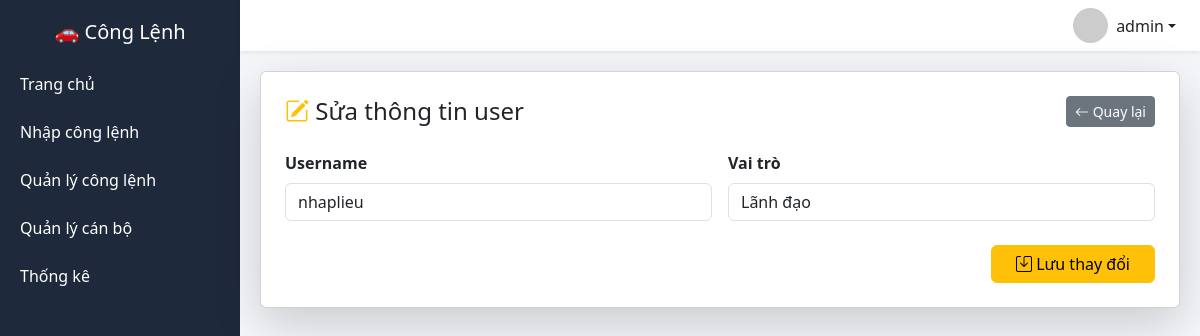
Page /sua_user/2 (signed in) on the earlier database version.
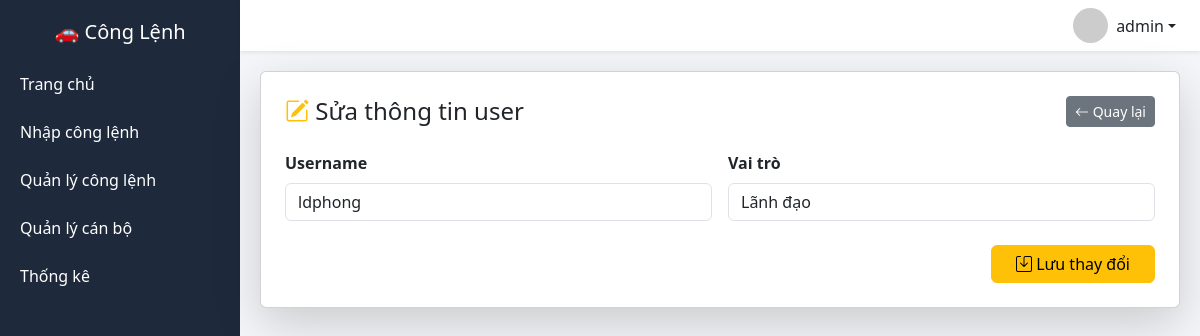
Same page on the later database version.
### tables this page shows
CREATE TABLE users (
    id INTEGER PRIMARY KEY AUTOINCREMENT,
    username TEXT UNIQUE,
    password TEXT,
    role TEXT
);

### app.py (the view, shortened to what this page needs)
@app.route("/sua_user/<int:id>", methods=["GET","POST"])
def sua_user(id):
    conn = sqlite3.connect(DB)
    conn.row_factory = sqlite3.Row
    c = conn.cursor()
    c.execute("SELECT * FROM users WHERE id=?", (id,))
    row = c.fetchone()
    conn.close()
    return render_template("sua_user.html", row=row)

### app.py (called while the page is built)
@app.before_request
def require_login():
    allowed_routes = [
        "login",
        "static",
        "api_nguoidicongtac",
        "api_nguoiky"
    ]
    if request.endpoint is None:
        return
    if request.endpoint not in allowed_routes and "user" not in session:
        return redirect("/login")

### templates/sua_user.html (shortened to what this page needs)
{% extends "layout.html" %}
{% block content %}
<div class="card shadow-lg p-4 card-dashboard">
<div class="d-flex justify-content-between align-items-center mb-4">
<h4 class="mb-0">
<i class="bi bi-pencil-square text-warning"></i>
Sửa thông tin user
</h4>
<a href="/quanly_user" class="btn btn-secondary btn-sm">
<i class="bi bi-arrow-left"></i> Quay lại
</a>
</div>
<form method="post" class="row g-3">
<div class="col-md-6">
<label class="form-label fw-semibold">
Username
</label>
<input type="text"
name="username"
value="{{row.username}}"
class="form-control"
required>
</div>
<div class="col-md-6">
<label class="form-label fw-semibold">
Vai trò
</label>
<select name="role" class="form-control">
<option value="user"
{% if row.role=="user" %}selected{% endif %}>
Lãnh đạo
</option>
</select>
</div>
<div class="col-12 text-end mt-4">
<button type="submit"
class="btn btn-warning px-4">
<i class="bi bi-save"></i>
Lưu thay đổi
</button>
</div>
</form>
</div>
{% endblock %}

Differences in the rows shown:
changed users "Lãnh đạo": username "nhaplieu" → "ldphong"
